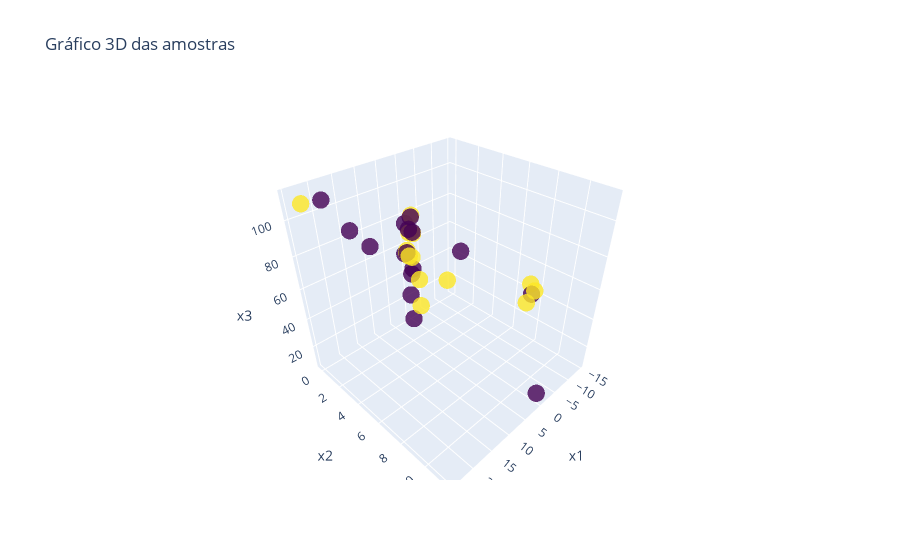

Write notebook code for a chart like this one.
### Code cell
fig = go.Figure(data=[go.Scatter3d(

    x=dados['x1'], y=dados['x2'], z=dados['x3'],
    mode='markers',
    marker=dict(
        size=6,
        color=dados['y'],     
        colorscale='Viridis',
        opacity=0.8
    )
)])

fig.update_layout(scene=dict(
    xaxis_title='x1',
    yaxis_title='x2',
    zaxis_title='x3'),
    title="Gráfico 3D das amostras"
)

fig.show()
#olhando o gráfico, fica evidente que a amostra não é linearmente separável. Ou seja, não conseguimos traçar
#uma linha/plano para separar as amostras do dataset.

### Figure 1 — Plotly figure (JSON) as saved in the notebook; plotly's stock layout.template omitted (floating-point values rounded to 4 significant figures)
{"data": [{"marker": {"color": [-1.0, -1.0, -1.0, -1.0, 1.0, 1.0, -1.0, 1.0, -1.0, 1.0, -1.0, -1.0, -1.0, -1.0, -1.0, -1.0, 1.0, 1.0, 1.0, 1.0, -1.0, 1.0, 1.0, 1.0, 1.0, -1.0, -1.0, 1.0, -1.0, 1.0], "colorscale": [[0, "#440154"], [0.1111, "#482878"], [0.2222, "#3e4989"], [0.3333, "#31688e"], [0.4444, "#26828e"], [0.5556, "#1f9e89"], [0.6667, "#35b779"], [0.7778, "#6ece58"], [0.8889, "#b5de2b"], [1, "#fde725"]], "opacity": 0.8, "size": 6}, "mode": "markers", "type": "scatter3d", "x": [-0.6508, -14.49, 2.085, 0.2626, 0.6418, 0.2569, 11.15, 0.0914, 0.0121, -0.0429, 0.434, 0.2735, 0.4839, 0.4089, 14.39, -0.9115, 0.3654, 0.2144, 0.2013, 0.6483, -0.1147, -0.797, -10.62, 0.5307, -1.22, 0.3957, -0.1013, 24.48, 20.15, 0.2012], "y": [0.1097, 0.8896, 0.6876, 11.48, 10.23, 0.673, 0.6043, 0.3399, 0.5256, 0.466, 0.687, 10.29, 0.4851, -0.1267, 0.1614, -0.1973, 10.47, 0.7515, 10.01, 0.2183, 0.2242, 0.8795, 0.6366, 0.1285, 0.7777, 0.1076, 0.5989, 0.9455, 0.6192, 0.2611], "z": [40.01, 44.01, 79.84, 12.07, 77.98, 83.27, 74.45, 70.68, 46.32, 54.32, 82.29, 71.93, 7.485, 55.02, 85.84, 21.96, 74.86, 71.7, 65.49, 58.99, 72.44, 38.76, 24.71, 56.88, 17.25, 56.62, 71.81, 112.1, 109.3, 54.63]}], "layout": {"scene": {"xaxis": {"title": {"text": "x1"}}, "yaxis": {"title": {"text": "x2"}}, "zaxis": {"title": {"text": "x3"}}}, "title": {"text": "Gráfico 3D das amostras"}}}
